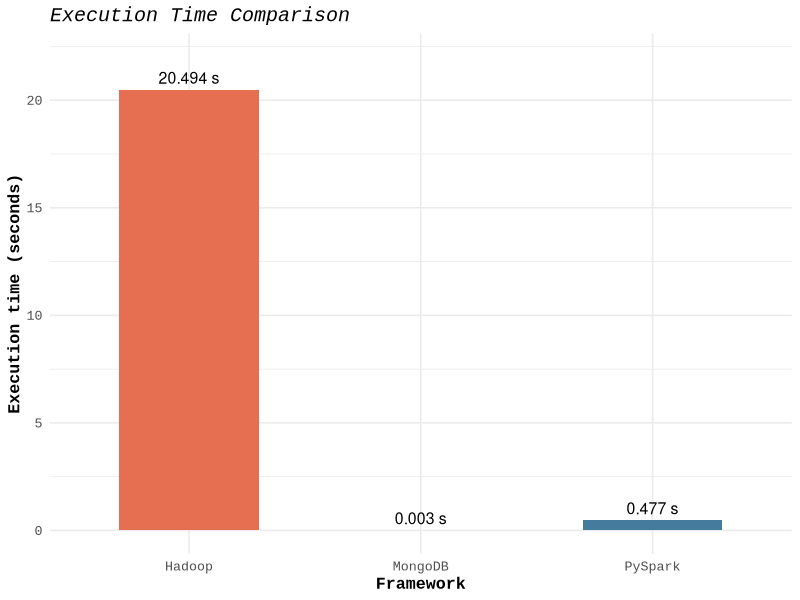

Write R code to recreate this figure.

library(ggplot2)

execution_times <- data.frame(
  Framework = c("Hadoop", "MongoDB", "PySpark"),
  Time = c(20.494, 0.003, 0.477)
)

execution_times$Framework <- factor(
  execution_times$Framework,
  levels = c("Hadoop", "MongoDB", "PySpark")
)

ggplot(execution_times, aes(x = Framework, y = Time, fill = Framework)) +
  geom_col(width = 0.6) +
  geom_text(
    aes(label = paste0(Time, " s")),
    vjust = -0.5,
    size = 4
  ) +
  labs(
    title = "Execution Time Comparison",
    x = "Framework",
    y = "Execution time (seconds)"
  ) +
  scale_fill_manual(values = c(
    "Hadoop" = "#E76F51",
    "MongoDB" = "#2A9D8F",
    "PySpark" = "#457B9D"
  )) +
  theme_minimal(base_size = 12, base_family = "Courier New") +
  theme(
    legend.position = "none",
    plot.title = element_text(face = "italic"),
    axis.title = element_text(face = "bold")
  ) +
  expand_limits(y = 22)
